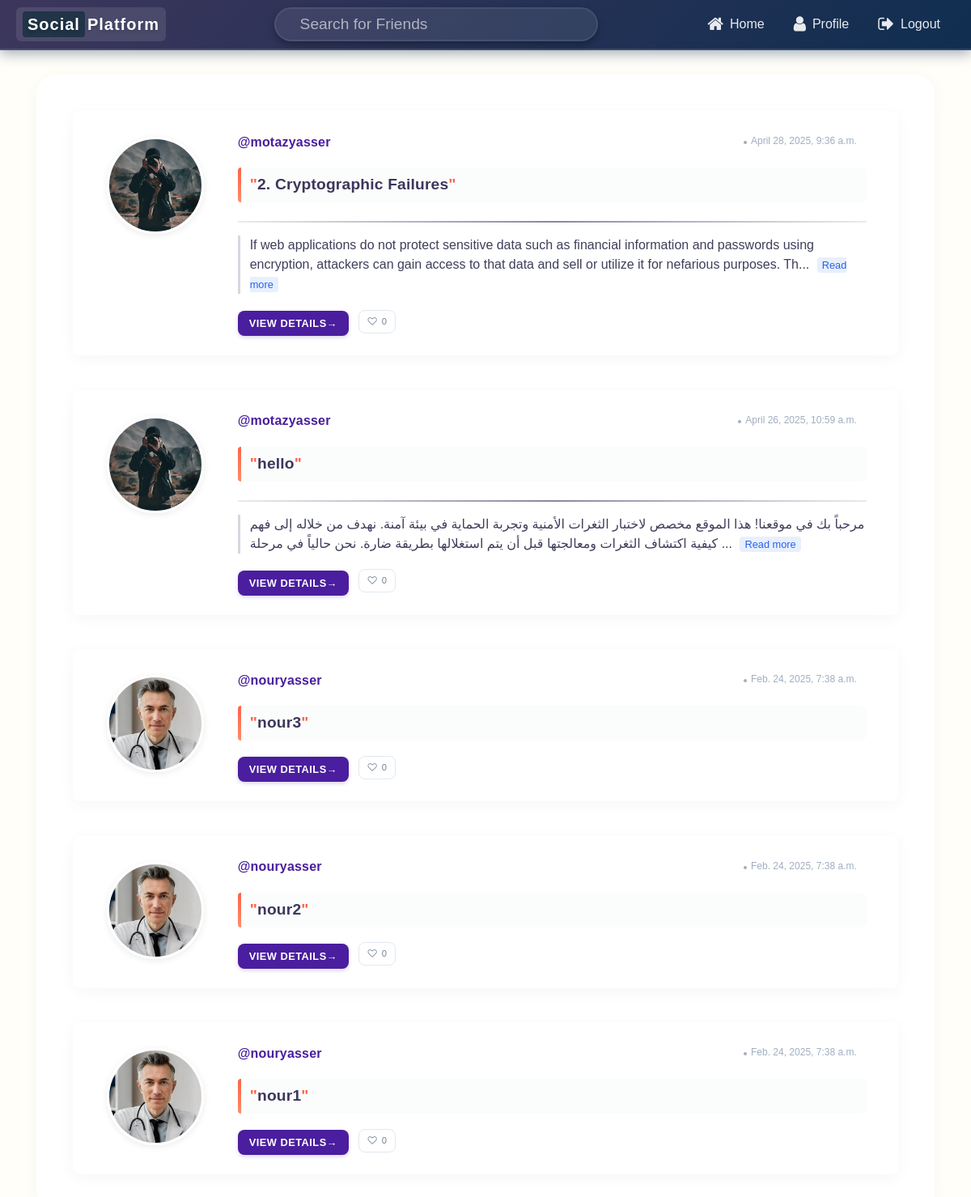
The app's page /home/ (signed in) with its own data.
### core/models.py (models this page shows, shortened)
class Post(models.Model):
    user = models.ForeignKey(User, on_delete=models.CASCADE)
    caption = models.TextField(max_length=800 , null=False)
    date = models.DateTimeField(auto_now_add=True)
    target_url = models.URLField(default="https://example.com")
    description = models.TextField(blank=True, null=True)

class User(AbstractUser):
    profile_pic = models.ImageField(default='profile_pics/default.jpg',upload_to='profile_pics')
    bio = models.TextField(null = True ,max_length=500,blank=True,default='')
    def get_followings(self):
        followings = Friends.objects.filter(user_A = self)
        temp = []
        for item in followings:
            temp.append(item.user_B.id)
        return temp

### core/views.py (the view)
# urls.py: path('home/', HomePage.as_view(), name='home_page'),
@method_decorator(login_required(login_url='login_page'), name='dispatch')
class HomePage(ListView):
    model = Post
    template_name = 'home_page.html'
    paginate_by = 10
    def get_queryset(self):
        followings = self.request.user.get_followings()
        return Post.objects.filter(user_id__in = followings ).order_by('-date')

### Templates/home_page.html (shortened to what this page needs)
{%  extends 'base.html' %}
{% load crispy_forms_tags %}
{% load static %}
{% block extra_css %}
<link rel="stylesheet" href="{% static 'css/home.css' %}">
{% endblock %}
{% block navbar %}
{%  include 'navbar.html' %}
{% endblock navbar %}
{% block content %}
<div class="row" style="margin-top:2%;">
    <div class="col" >
        <div class="card card-body"style="border-radius:25px;">
{% for post in object_list %}
<div class="card" style="margin: 2%;">
    <div class="card-body row">
        <div class="col-md-2">
            <img src="{{ post.user.profile_pic.url }}" alt="Profile Picture">
        </div>
        <div class="col-md-10">
            <div class="user-info-header">
                <a href="/user/{{ post.user.username }}" class="card-link"><h4>@{{ post.user.username }}</h4></a>
                <p class="card-link date-link">{{ post.date }}</p>
            </div>
            <p class="card-text post-caption">
                <a href="{% url 'post_brief' post.id %}" style="text-decoration: none; color: inherit;">
                    <span style="color: #FF6347;">"</span>{{ post.caption }}<span style="color: #FF6347;">"</span>
                </a>
            </p>
            {% if post.description %}
                <span class="content-divider"></span>
                <div class="description-container">
                    {% if post.description|length > 200 %}
                        <span id="short-{{ post.id }}">{{ post.description|slice:":200" }}...</span>
                        <a href="javascript:void(0);" onclick="toggleReadMore('{{ post.id }}')" id="btn-{{ post.id }}" class="read-more-btn">Read more</a>
                    {% else %}
                        {{ post.description }}
                    {% endif %}
                </div>
            {% endif %}
            <div class="post-actions">
                <a href="{% url 'post_brief' post.id %}" class="btn btn-info btn-sm">View Details</a>
            </div>
        </div>
    </div>
</div>
{% endfor %}
        </div>
        <br>
    </div>
</div>
{% endblock content %}

### static/css/home.css (style rules this page uses)
body { font-family: 'Poppins', sans-serif; background-color : #fffef8; color: #3E3F5B; }
.row { margin-top: 30px !important; }
.card { border: none; border-radius: 8px; box-shadow: 0 4px 20px rgba(0, 0, 0, 0.04); transition: all 0.3s cubic-bezier(0.25, 0.8, 0.25, 1); margin-bottom: 16px; overflow: hidden; background-color: white; }
.card-body { padding: 1.25rem; }
.card-body.row { margin-top: 0 !important; margin-left: 0 !important; margin-right: 0 !important; align-items: flex-start; }
.col .card-body { background: #ffffff; border-radius: 16px; padding: 1.5rem; }
.col-md-2 img { width: 120px; height: 120px; object-fit: cover; border-radius: 100%; border: 3px solid #fff; box-shadow: 0 2px 8px rgba(0, 0, 0, 0.08); transition: all 0.3s ease; margin-top: 8px; }
.card-link h4 { color: #4a1e9e; font-weight: 600; font-size: 1rem; margin-bottom: 10px; transition: color 0.2s ease; letter-spacing: 0.2px; }
.card-link { text-decoration: none !important; }
.card-text.post-caption { font-size: 1.2rem; line-height: 1.4; color: #3D365C; font-weight: 700; margin-bottom: 15px; word-break: break-word; letter-spacing: 0.2px; display: inline-block; padding: 8px 15px; background-color: rgba(248, 249, 250, 0.5); border-radius: 8px; position: relative; }
.card-text.post-caption::before { content: ""; position: absolute; top: 0; left: 0; width: 4px; height: 100%; background: linear-gradient(to bottom, #FF6347, #FF8C69); border-radius: 4px 0 0 4px; }
.content-divider { height: 2px; background: linear-gradient(to right, rgba(61, 54, 92, 0.1) 0%, rgba(61, 54, 92, 0.6) 50%, rgba(61, 54, 92, 0.1) 100%); margin: 8px 0; width: 100%; display: block; }
.description-container { margin-top: 8px; margin-bottom: 16px; position: relative; padding-left: 12px; border-left: 3px solid rgba(61, 54, 92, 0.2); }
.card-text { font-size: 0.95rem; line-height: 1.5; color: #52627f; margin-bottom: 12px; word-break: break-word; }
.card-link.date-link { color: #a0aec0; font-size: 0.75rem; margin-right: 12px; margin-top: 4px; display: inline-block; }
.btn-info { background-color: #3D365C; border-color: #3D365C; color: white; border-radius: 8px; padding: 6px 14px; font-size: 0.75rem; font-weight: 500; transition: all 0.2s ease; box-shadow: 0 2px 4px rgba(61, 54, 92, 0.15); letter-spacing: 0.3px; }
.read-more-btn { color: #2563eb !important; font-size: 0.8rem; font-weight: 500; text-decoration: none !important; margin-left: 5px; transition: all 0.2s ease; cursor: pointer; padding: 2px 6px; border-radius: 4px; background-color: rgba(37, 99, 235, 0.1); }
.card:not(.card-body) { border-left: 3px solid transparent; transition: border-left 0.3s ease; }
.card { animation: fadeInUp 0.5s ease forwards; opacity: 0; }
.card:nth-child(2) { animation-delay: 0.08s; }
.card:nth-child(3) { animation-delay: 0.16s; }
.card:nth-child(4) { animation-delay: 0.24s; }
.card:nth-child(5) { animation-delay: 0.32s; }
.col-md-10 { display: flex; flex-direction: column; }
.user-info-header { display: flex; justify-content: space-between; align-items: center; margin-bottom: 8px; }
.post-actions .btn-info { background-color: #4a1e9e; border: none; border-radius: 8px; padding: 6px 14px; font-size: 0.8rem; font-weight: 600; box-shadow: 0 2px 5px rgba(74, 30, 158, 0.2); margin-left: 0; display: inline-block; margin-top: 5px; position: relative; transition: all 0.3s ease; color: white; text-transform: uppercase; letter-spacing: 0.5px; }
.post-actions .btn-info::after { content: " →"; transition: transform 0.3s ease; display: inline-block; }

### records on screen
Post: user.profile_pic (picture), user.username "motazyasser", date "April 28, 2025, 9:36 a.m.", caption "2. Cryptographic Failures", description "If web applications do not protect sensitive data such as financial information and passwords using encryption, attackers can gain access to that data and sell or utilize it for nefarious purposes. Th"
Post: user.profile_pic (picture), user.username "motazyasser", date "April 26, 2025, 10:59 a.m.", caption "hello", description "مرحباً بك في موقعنا! هذا الموقع مخصص لاختبار الثغرات الأمنية وتجربة الحماية في بيئة آمنة. نهدف من خلاله إلى فهم كيفية اكتشاف الثغرات ومعالجتها قبل أن يتم استغلالها بطريقة ضارة. نحن حالياً في مرحلة"
Post: user.profile_pic (picture), user.username "nouryasser", date "Feb. 24, 2025, 7:38 a.m.", caption "nour3"
Post: user.profile_pic (picture), user.username "nouryasser", date "Feb. 24, 2025, 7:38 a.m.", caption "nour2"
Post: user.profile_pic (picture), user.username "nouryasser", date "Feb. 24, 2025, 7:38 a.m.", caption "nour1"
